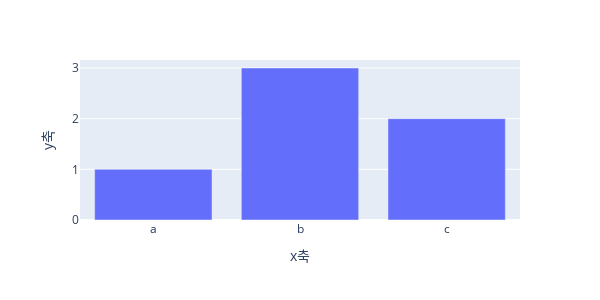

This figure's notebook cell:
### Markdown cell above
# plotly 기본문법

### Code cell
# express 방식
fig = px.bar(x = ['a', 'b', 'c'], y = [1, 3, 2], width = 600, height = 300) 
# width = 가로, height = 세로

# 축레이블명 바꾸려면 똑같이 update_layout 써야함
fig.update_layout(xaxis_title = 'x축',
                  yaxis_title = 'y축')
fig.show()

### Figure 1 — Plotly figure (JSON) as saved in the notebook; plotly's stock layout.template omitted (floating-point values rounded to 4 significant figures)
{"data": [{"alignmentgroup": "True", "hovertemplate": "x=%{x}<br>y=%{y}<extra></extra>", "legendgroup": "", "marker": {"color": "#636efa", "pattern": {"shape": ""}}, "name": "", "offsetgroup": "", "orientation": "v", "showlegend": false, "textposition": "auto", "type": "bar", "x": ["a", "b", "c"], "xaxis": "x", "y": [1, 3, 2], "yaxis": "y"}], "layout": {"barmode": "relative", "height": 300, "legend": {"tracegroupgap": 0}, "margin": {"t": 60}, "width": 600, "xaxis": {"anchor": "y", "autorange": true, "domain": [0, 1], "range": [-0.5, 2.5], "title": {"text": "x축"}, "type": "category"}, "yaxis": {"anchor": "x", "autorange": true, "domain": [0, 1], "range": [0, 3.158], "title": {"text": "y축"}, "type": "linear"}}}
